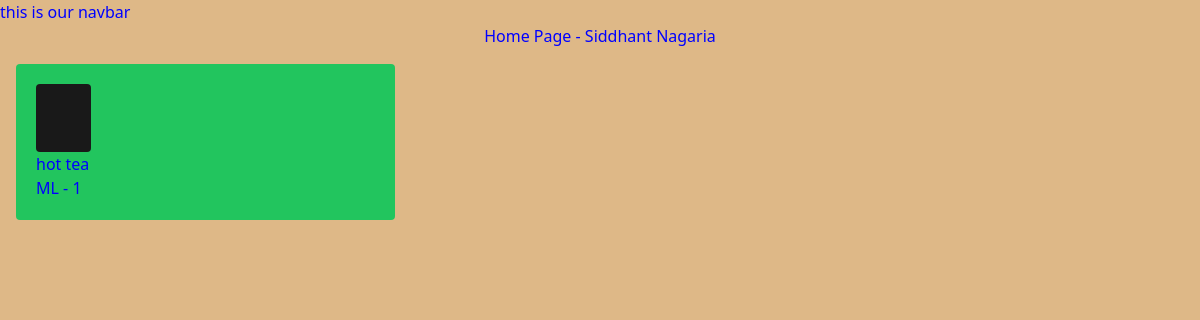
The app's page /chai/ with its own data.
### Proj1/models.py (models this page shows, shortened)
class ChaiVariety(models.Model):
  CHAI_TYPE_CHOICES = [
    ('ML', 'MASALA'),
    ('GR', 'GINGER'),
    ('KL', 'KIWI'),
    ('PL', 'PLAIN'),
    ('EL', 'ELAICHI'),
  ]
  name = models.CharField(max_length=100)
  image = models.ImageField(upload_to='chais/')
  date_added = models.DateTimeField(default=timezone.now)
  type = models.CharField(max_length=2, choices=CHAI_TYPE_CHOICES, default='ML')
  description = models.TextField(default='')

### Proj1/views.py (the view)
# urls.py: path('', views.all_chai, name='all_chai'),
def all_chai(request):
  chais = ChaiVariety.objects.all()
  return render(request, 'Proj1/all_chai.html', {'chais': chais})

### Proj1/templates/Proj1/all_chai.html (shortened to what this page needs)
{% extends "layout.html" %}
{% block content %}
<h1>Home Page - Siddhant Nagaria</h1>
<div class="grid grid-cols-3 gap-4 m-4">
{% for chai in chais  %}
    <div class="bg-green-500 p-5 rounded">
        <img class= "rounded"src="{{chai.image.url}}" alt="photo here">
        <h3>{{chai.name}}</h3>
        <a href="{% url "chai_detail" chai.id %}">
            <button type="button">
                {{chai.type}} - {{chai.id}}
            </button>
        </a>
    </div>
{% endfor %}
</div>
{% endblock %}

### static/style.css (style rules this page uses)
body { background-color: burlywood; color: blue; }
h1 { text-align: center; font-size: 2em; }

### records on screen
ChaiVariety: image (picture), name "hot tea", type "ML", id "1"
